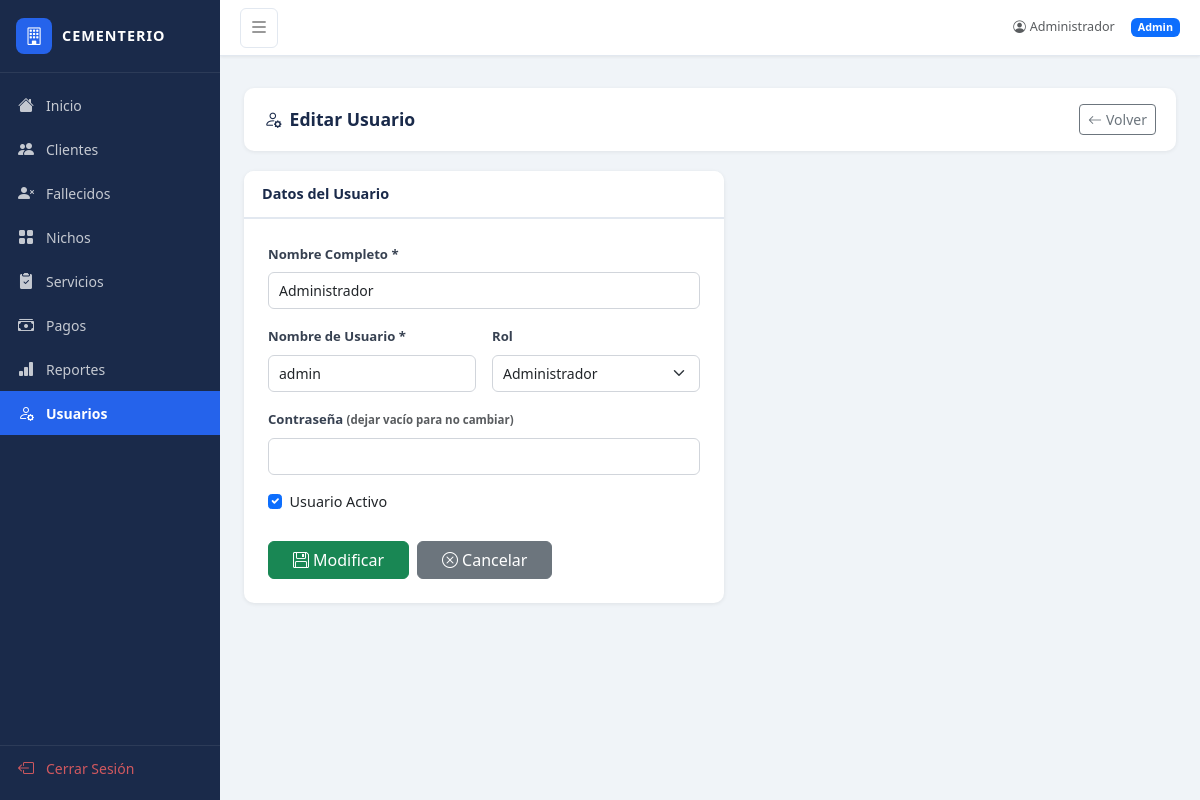
Screenshot of /usuarios/editar/1 (signed in) with the database file from the repository.
### app.py (models this page shows, shortened)
class Usuario(db.Model):
    id = db.Column(db.Integer, primary_key=True)
    username = db.Column(db.String(80), unique=True, nullable=False)
    password_hash = db.Column(db.String(200), nullable=False)
    nombre = db.Column(db.String(120), nullable=False)
    rol = db.Column(db.String(20), default='operador')
    activo = db.Column(db.Boolean, default=True)

### app.py (the view, shortened to what this page needs)
@app.route('/usuarios/editar/<int:id>', methods=['GET', 'POST'])
@login_required
def usuario_editar(id):
    if session.get('rol') != 'admin':
        flash('Acceso denegado', 'danger')
        return redirect(url_for('dashboard'))
    u = Usuario.query.get_or_404(id)
    return render_template('usuario_form.html', usuario=u)

### app.py (called while the page is built)
def login_required(f):
    @wraps(f)
    def decorated_function(*args, **kwargs):
        if 'user_id' not in session:
            return redirect(url_for('login'))
        return f(*args, **kwargs)
    return decorated_function

### templates/usuario_form.html (shortened to what this page needs)
{% extends "base.html" %}
{% block content %}
<div class="page-header">
    <h4><i class="bi bi-person-gear me-2"></i>{{ 'Editar' if usuario else 'Nuevo' }} Usuario</h4>
    <a href="{{ url_for('usuarios') }}" class="btn btn-outline-secondary btn-sm">
        <i class="bi bi-arrow-left me-1"></i>Volver
    </a>
</div>
<div class="card" style="max-width:480px;">
    <div class="card-header">Datos del Usuario</div>
    <div class="card-body p-4">
        <form method="POST">
            <div class="row g-3">
                <div class="col-12">
                    <label class="form-label">Nombre Completo *</label>
                    <input type="text" name="nombre" class="form-control" value="{{ usuario.nombre if usuario else '' }}" required>
                </div>
                <div class="col-md-6">
                    <label class="form-label">Nombre de Usuario *</label>
                    <input type="text" name="username" class="form-control" value="{{ usuario.username if usuario else '' }}" required>
                </div>
                <div class="col-md-6">
                    <label class="form-label">Rol</label>
                    <select name="rol" class="form-select">
                        <option value="admin" {% if usuario and usuario.rol == 'admin' %}selected{% endif %}>Administrador</option>
                    </select>
                </div>
                <div class="col-12">
                    <label class="form-label">Contraseña {% if usuario %}<span class="text-muted small">(dejar vacío para no cambiar)</span>{% else %}*{% endif %}</label>
                    <input type="password" name="password" class="form-control" {% if not usuario %}required{% endif %}>
                </div>
                {% if usuario %}
                <div class="col-12">
                    <div class="form-check">
                        <input type="checkbox" name="activo" class="form-check-input" id="activo" {% if usuario.activo %}checked{% endif %}>
                        <label class="form-check-label" for="activo">Usuario Activo</label>
                    </div>
                </div>
                {% endif %}
            </div>
            <div class="mt-4 d-flex gap-2">
                <button type="submit" class="btn btn-success px-4">
                    <i class="bi bi-floppy me-1"></i>{{ 'Modificar' if usuario else 'Guardar' }}
                </button>
                <a href="{{ url_for('usuarios') }}" class="btn btn-secondary px-4">
                    <i class="bi bi-x-circle me-1"></i>Cancelar
                </a>
            </div>
        </form>
    </div>
</div>
{% endblock %}

### templates/base.html (shortened to what this page needs)
<!DOCTYPE html>
<html lang="es">
<head>
    <link href="https://cdn.jsdelivr.net/npm/bootstrap@5.3.2/dist/css/bootstrap.min.css" rel="stylesheet">
    <link href="https://cdn.jsdelivr.net/npm/bootstrap-icons@1.11.3/font/bootstrap-icons.css" rel="stylesheet">
    <link href="{{ url_for('static', filename='css/style.css') }}" rel="stylesheet">
</head>
<body>
{% if session.user_id %}
<div class="d-flex" id="wrapper">
    <div id="sidebar">
        <div class="sidebar-brand">
            <div class="sidebar-icon-wrap">
                <i class="bi bi-building"></i>
            </div>
            <span class="brand-text">CEMENTERIO</span>
        </div>
        <nav class="sidebar-nav">
            <a href="{{ url_for('dashboard') }}" class="sidebar-link {% if request.endpoint == 'dashboard' %}active{% endif %}">
                <i class="bi bi-house-fill"></i> <span>Inicio</span>
            </a>
            <a href="{{ url_for('clientes') }}" class="sidebar-link {% if 'cliente' in request.endpoint %}active{% endif %}">
                <i class="bi bi-people-fill"></i> <span>Clientes</span>
            </a>
            <a href="{{ url_for('fallecidos') }}" class="sidebar-link {% if 'fallecido' in request.endpoint %}active{% endif %}">
                <i class="bi bi-person-x-fill"></i> <span>Fallecidos</span>
            </a>
            <a href="{{ url_for('nichos') }}" class="sidebar-link {% if 'nicho' in request.endpoint %}active{% endif %}">
                <i class="bi bi-grid-fill"></i> <span>Nichos</span>
            </a>
            <a href="{{ url_for('servicios') }}" class="sidebar-link {% if 'servicio' in request.endpoint %}active{% endif %}">
                <i class="bi bi-clipboard2-check-fill"></i> <span>Servicios</span>
            </a>
            <a href="{{ url_for('pagos') }}" class="sidebar-link {% if 'pago' in request.endpoint %}active{% endif %}">
                <i class="bi bi-cash-stack"></i> <span>Pagos</span>
            </a>
            <a href="{{ url_for('reportes') }}" class="sidebar-link {% if 'reporte' in request.endpoint %}active{% endif %}">
                <i class="bi bi-bar-chart-fill"></i> <span>Reportes</span>
            </a>
            {% if session.rol == 'admin' %}
            <a href="{{ url_for('usuarios') }}" class="sidebar-link {% if 'usuario' in request.endpoint %}active{% endif %}">
                <i class="bi bi-person-gear"></i> <span>Usuarios</span>
            </a>
            {% endif %}
            <a href="{{ url_for('logout') }}" class="sidebar-link mt-auto logout-link">
                <i class="bi bi-box-arrow-left"></i> <span>Cerrar Sesión</span>
            </a>
        </nav>
    </div>
    <div id="page-content">
        <div class="topbar">
            <button class="btn btn-sm sidebar-toggle" id="sidebarToggle">
                <i class="bi bi-list fs-5"></i>
            </button>
            <div class="ms-auto d-flex align-items-center gap-3">
                <span class="text-muted small"><i class="bi bi-person-circle me-1"></i>{{ session.nombre }}</span>
                <span class="badge bg-primary">{{ session.rol|capitalize }}</span>
            </div>
        </div>
        <div class="px-4 pt-2">
        </div>
        <div class="main-content">
            {% block content %}{% endblock %}
        </div>
    </div>
</div>
{% else %}
{% block auth_content %}{% endblock %}
{% endif %}
</body>
</html>

### static/css/style.css (style rules this page uses)
:root { --sidebar-width: 220px; --sidebar-bg: #1a2a4a; --sidebar-active: #2563eb; --sidebar-hover: #243555; --topbar-h: 56px; --accent: #2563eb; --accent-dark: #1d4ed8; }
* { box-sizing: border-box; }
body { background: #f0f4f8; font-family: 'Segoe UI', system-ui, sans-serif; font-size: 0.9rem; }
#sidebar { width: var(--sidebar-width); min-height: 100vh; background: var(--sidebar-bg); display: flex; flex-direction: column; position: fixed; top: 0; left: 0; z-index: 100; transition: width 0.25s; overflow: hidden; }
.sidebar-brand { display: flex; align-items: center; gap: 10px; padding: 18px 16px; border-bottom: 1px solid rgba(255,255,255,0.08); color: #fff; }
.sidebar-icon-wrap { background: var(--accent); width: 36px; height: 36px; border-radius: 8px; display: flex; align-items: center; justify-content: center; font-size: 1.1rem; flex-shrink: 0; }
.brand-text { font-weight: 700; font-size: 0.9rem; letter-spacing: 1px; white-space: nowrap; }
.sidebar-nav { display: flex; flex-direction: column; flex: 1; padding: 10px 0; overflow-y: auto; }
.sidebar-link { display: flex; align-items: center; gap: 12px; padding: 10px 18px; color: rgba(255,255,255,0.75); text-decoration: none; font-size: 0.875rem; transition: all 0.2s; white-space: nowrap; }
.sidebar-link i { font-size: 1rem; flex-shrink: 0; }
.sidebar-link.active { background: var(--accent); color: #fff; font-weight: 600; }
.logout-link { margin-top: auto; border-top: 1px solid rgba(255,255,255,0.08); color: rgba(255,100,100,0.8) !important; }
#wrapper { display: flex; }
#page-content { margin-left: var(--sidebar-width); flex: 1; min-height: 100vh; transition: margin-left 0.25s; }
.topbar { height: var(--topbar-h); background: #fff; border-bottom: 1px solid #e2e8f0; display: flex; align-items: center; padding: 0 20px; position: sticky; top: 0; z-index: 50; box-shadow: 0 1px 3px rgba(0,0,0,0.07); }
.sidebar-toggle { background: none; border: 1px solid #e2e8f0; border-radius: 6px; color: #555; }
.main-content { padding: 24px; }
.page-header { background: #fff; border-radius: 10px; padding: 16px 20px; margin-bottom: 20px; box-shadow: 0 1px 4px rgba(0,0,0,0.07); display: flex; align-items: center; justify-content: space-between; }
.page-header h4 { margin: 0; font-weight: 700; color: #1a2a4a; font-size: 1.1rem; }
.card { border: none; border-radius: 10px; box-shadow: 0 1px 4px rgba(0,0,0,0.08); }
.card-header { background: #fff; border-bottom: 2px solid #e2e8f0; font-weight: 600; color: #1a2a4a; border-radius: 10px 10px 0 0 !important; padding: 12px 18px; }
.form-label { font-weight: 600; font-size: 0.82rem; color: #374151; }
.form-control, .form-select { border: 1px solid #d1d5db; border-radius: 6px; font-size: 0.875rem; padding: 7px 10px; }

### rows the page displays
Usuario: nombre "Administrador", username "admin", rol "Administrador", activo "☑"

### other values shown
{{ session.rol|capitalize }} "Admin"
{{ 'Editar' if usuario else 'Nuevo' }} "Editar"
{{ 'Modificar' if usuario else 'Guardar' }} "Modificar"
